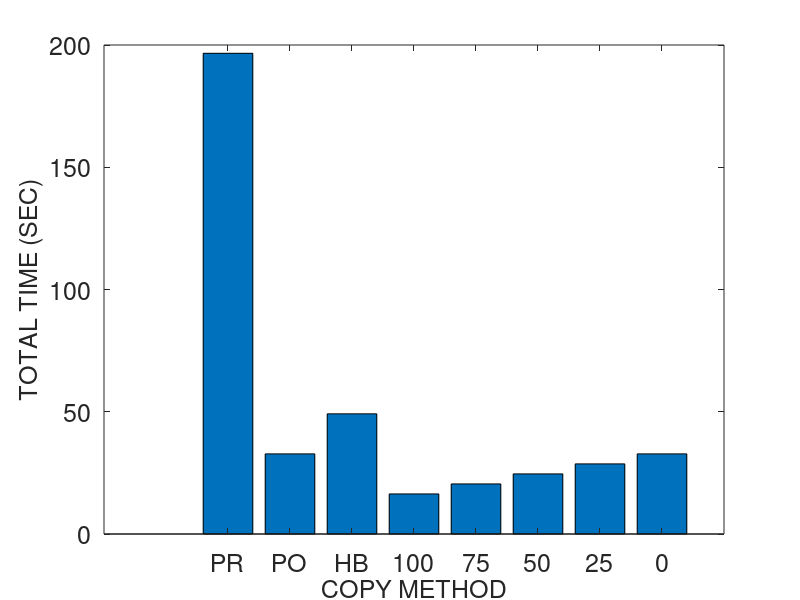
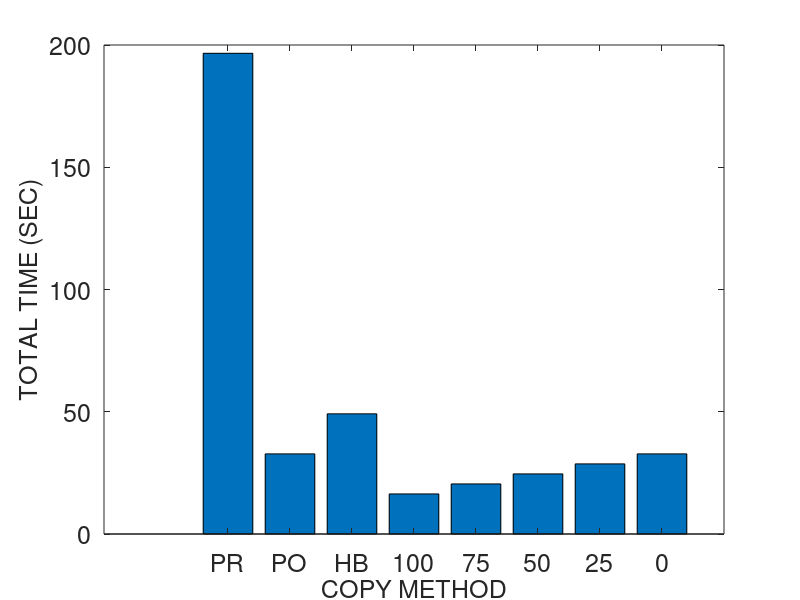
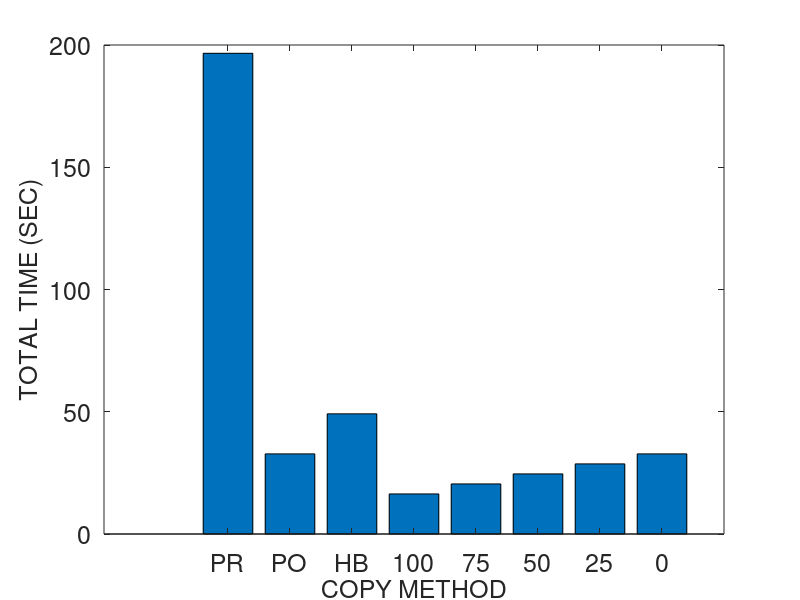
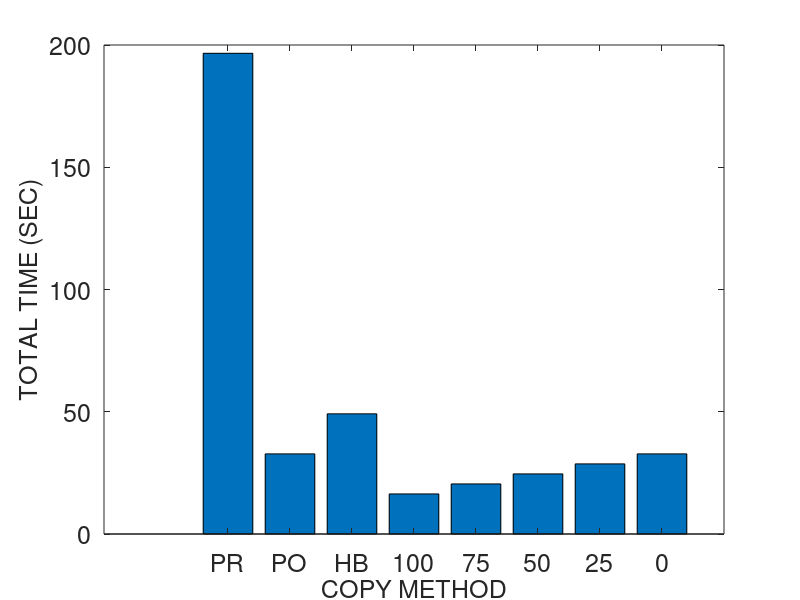

Reproduce these figures in MATLAB, in order.
% basic hybrid copy migration
	global wss numpages readrate dirtyrate pagesize b scinfo
	global totaltime downtime totaldata

% memory size in MB
r = 4096
r *= 1024 % convert to KB

% page dirty rate in percent (%): against to total memory pages
readrate = 50
prefix = strcat ("M4G_R", num2str(readrate))
readrate /= 100

dirtyrate = 50 
prefix = strcat (prefix, "_W", num2str(dirtyrate))
dirtyrate /= 100

% prediction accuracy 0 through 1
acc = 1

pagesize = 4 % in KB
numpages = r / pagesize

% delta compression rate
comp = 0.5 

% amount of CPU and device states in KB 
scinfo = 100

% working set size in number of pages
wss = numpages * 0.25

% 0: zero, 1: read, 2: dirtied, 3: inactive data
mem = zeros(1, numpages);

run = 1

%prefix = strcat (prefix, "_acc", num2str(acc), "_r", num2str(run))

% bandwidth in gbps
b = 1000 
b = b * 1024/8 % convert to KB

%fontsize = 10
fontsize = 18
%fontsize = 20

totaltime = 0;
downtime = 0;
totaldata = 0;

A = zeros(8, 3);

%%%%%%%%%%%%%%%%%%%%%%%%%%%%%%
% precopy migration
%%%%%%%%%%%%%%%%%%%%%%%%%%%%%%
fprintf('\n')
disp('==================== Precopy migration ====================')
% iterations
present = numpages * pagesize
iter = 0
while present > 50 && iter < 29 && totaldata < 4*r
	pretime = present / b
	totaltime += pretime
	totaldata += present
	present = numpages * pagesize * dirtyrate 
	%dirts = wss * dirtyrate
	iter += 1
end

% stop-and-copy phase
% stop conditions: 29 iterations, 50 pages, 4 memory size sent
scsent = scinfo + present * pagesize
downtime = scsent / b
totaltime += downtime
totaldata += scsent

% network fault rate
NFR = 0

A (1, 1) = totaltime;
A (1, 2) = downtime;
A (1, 3) = totaldata;

%%%%%%%%%%%%%%%%%%%%%%%%%%%%%%
% postcopy migration
%%%%%%%%%%%%%%%%%%%%%%%%%%%%%%
fprintf('\n')
disp('===================== Postcopy migration ======================')
totaltime = 0;
downtime = 0;
totaldata = 0;

% stop-and-copy phase
scsent = scinfo
downtime = scsent / b
totaltime += downtime
totaldata += scsent

% prepaging (bubbling) and on-demand paging
postsent = r
posttime = postsent/b
totaltime += posttime
totaldata += postsent
% network fault rate
NFR = 0.2

A (2, 1) = totaltime;
A (2, 2) = downtime;
A (2, 3) = totaldata;

%%%%%%%%%%%%%%%%%%%%%%%%%%%%%%
% hybrid copy migration
%%%%%%%%%%%%%%%%%%%%%%%%%%%%%%
fprintf('\n')
disp('==================== Hybrid copy migration ====================')
totaltime = 0;
downtime = 0;
totaldata = 0;

% precopy phase: single iteration
present = r
pretime = present / b
totaltime += pretime
totaldata += present

% stop-and-copy phase
bitmapsize = 500 % KB
scsent = scinfo + bitmapsize
downtime = scsent / b
totaltime += downtime
totaldata += scsent

% postcopy phase: prepaging (bubbling) and on-demand paging
%dirts = wss * dirtyrate
dirts = numpages * dirtyrate
postsent = dirts * pagesize
posttime = postsent/b
totaltime += posttime
totaldata += postsent
% network fault rate
NFR = 0.2

A (3, 1) = totaltime;
A (3, 2) = downtime;
A (3, 3) = totaldata;

%%%%%%%%%%%%%%%%%%%%%%%%%%%%%%
% proactive hybrid copy migration
%%%%%%%%%%%%%%%%%%%%%%%%%%%%%%
%disp(char(10))
fprintf('\n')
disp('=============== Proactive hybrid copy migration ================')

function [tt, dt, td] = prohybrid(acc)
	global wss numpages readrate dirtyrate pagesize b scinfo
	global totaltime downtime totaldata

	totaltime = 0;
	downtime = 0;
	totaldata = 0;

% precopy phase
% LRU, PFR

% scan the dirtied pages
% for dirtied pages
% 	mark dirtied (1)
% 	mem(random (1, wss * 0.1))	
%randperm(int64(wss * 0.1));
% for read pages
% 	mark read (2)
% 	mem (random (wss * 0.1, wss * 0.2))

% for pages
% 	predict read/write

% send the pages most likely to be read and least likely to be dirtied
% do not send the pages most likely to be dirtied
% construct queue with the order of p1/p2
%reads = numpages * 0.4 
% total read rate = wss * read_rate = 0.25 * 0.16 = 0.04 (4%)
%read_rate = 0.16
%read_rate = 0.04 % 4% of total memory
% total write rate = wss * write_rate = 0.25 * 0.16 = 0.04 (4%)
%write_rate = 0.16
%write_rate = 0.04 % 4% of total memory
% simple case: readonly pages (RO) - zero dirtied pages 
%RO = 0.3
	pred_pages = numpages * readrate * acc

% LRU
% for LRU queue
% 	mark sent
%	insert the pages into cache and perform delta compression

	present = pred_pages * pagesize
	pretime = present/b
	totaltime += pretime
	totaldata += present

	% stop-and-copy phase
	% send the CPU and device states
	bitmapsize = 500 % KB
	scsent = scinfo + bitmapsize
	downtime = scsent/b
	totaltime += downtime
	totaldata += scsent

	% postcopy phase
	postsent = (numpages - pred_pages) * pagesize

	% exclude the predicted dirtied pages 
	pred_dirts = numpages * dirtyrate * acc
	postsent = (numpages - pred_pages - pred_dirts) * pagesize
	posttime = postsent/b
	totaltime += posttime
	totaldata += postsent
end

% network fault rate
NFR = 0.2

prohybrid(acc)
A (4, 1) = totaltime;
A (4, 2) = downtime;
A (4, 3) = totaldata;

acc = 0.75
prohybrid(acc);
A (5, 1) = totaltime;
A (5, 2) = downtime;
A (5, 3) = totaldata;

acc = 0.5
prohybrid(acc);
A (6, 1) = totaltime;
A (6, 2) = downtime;
A (6, 3) = totaldata;

acc = 0.25
prohybrid(acc);
A (7, 1) = totaltime;
A (7, 2) = downtime;
A (7, 3) = totaldata;

acc = 0
prohybrid(acc);
A (8, 1) = totaltime;
A (8, 2) = downtime;
A (8, 3) = totaldata

%%%%%%%%%%%%%%%%%%%%%%%%%%%%%%%%%%%%%%%%%%%%%%%%%%%%%%%
%                     plotting
% precopy
% postcopy
% hybrid
% pro-hybrid
%%%%%%%%%%%%%%%%%%%%%%%%%%%%%%%%%%%%%%%%%%%%%%%%%%%%%%%

%prefix = "M4G_R14W14_acc100_r1"
%prefix = strcat ("M4G_R", readrate, "W", dirtyrate, "acc", acc, "r", run)
%prefix = strcat (prefix, "W")
%prefix = strcat (prefix, dirtyrate)

dlmwrite (prefix, A, ' ')

%%%%%%%%%%%%%%%%%%%% total time %%%%%%%%%%%%%%%%%%%%%%
figure;
output = strcat(prefix, ".tt");
%output = prefix
%x = ['PRECOPY', 'POSTCOPY', 'HYBRID', 'PRO-HYBRID'];
%x = {'PRE', 'POST', 'HYBR', 'PROH100', 'PROH75', 'PROH50', 'PROH25', 'PROH0'};
x = {'PR', 'PO', 'HB', '100', '75', '50', '25', '0'};
%x = {'1', '2', '3', '4', '5', '6', '7', '8'};
xinterval = 3
xintervals = 1:xinterval:(xinterval*length(x));
%xintervals = 1:3:3*length(x);
%xintervals = 1:4:4*length(x);
%plot(x, A(:,2)/1000000, x, A(:,3)/1000000, '-.*');
%plot(A(:,2));

%xtics = 1:4:16
%bar(xtics, A(:,1))
%bar(A(:,1), XTicksLabelStyle = Diagonal)
bar(xintervals, A(:,1))
%set(gca, 'XTick', 1:4:32, 'XTickLabel', x, 'FontSize', fontsize)
set(gca, 'XTick', xintervals, 'XTickLabel', x, 'FontSize', fontsize)
xlabel('COPY METHOD', 'FontSize', fontsize);
ylabel('TOTAL TIME (SEC)', 'FontSize', fontsize);
%legend('PRECOPY', 'POSTCOPY', 'HYBRID', 'PRO-HYBRID');
%bar(x, A(:,1))

saveas (1, strcat(output, ".png"));
saveas (1, strcat(output, ".eps"));
saveas (1, strcat(output, ".emf"));

%%%%%%%%%%%%%%%%%%%% downtime %%%%%%%%%%%%%%%%%%%%%%
figure;
output = strcat(prefix, ".dt");

bar(A(:,2))
set(gca, 'XTick', 1:8, 'XTickLabel', x, 'FontSize', fontsize)
xlabel('COPY METHOD', 'FontSize', fontsize);
ylabel('DOWNTIME (SEC)', 'FontSize', fontsize);

saveas (1, strcat(output, ".png"));
saveas (1, strcat(output, ".eps"));
saveas (1, strcat(output, ".emf"));

%%%%%%%%%%%%%%%%%%%% total data %%%%%%%%%%%%%%%%%%%%%%
figure;
output = strcat(prefix, ".td");

bar(A(:,3))
set(gca, 'XTick', 1:8, 'XTickLabel', x, 'FontSize', fontsize)
xlabel('COPY METHOD', 'FontSize', fontsize);
ylabel('TOTAL DATA TRANSFERRED (KB)', 'FontSize', fontsize);

saveas (1, strcat(output, ".png"));
saveas (1, strcat(output, ".eps"));
saveas (1, strcat(output, ".emf"));
